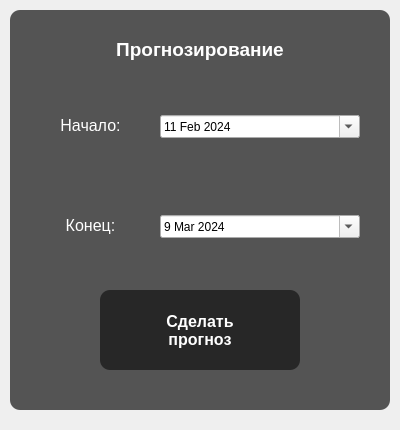
      <widget class="QWidget" name="forecast">
       <attribute name="title">
        <string>Прогнозирование</string>
       </attribute>
       <layout class="QHBoxLayout" name="horizontalLayout">
        <property name="spacing">
         <number>0</number>
        </property>
        <property name="leftMargin">
         <number>0</number>
        </property>
        <property name="topMargin">
         <number>0</number>
        </property>
        <property name="rightMargin">
         <number>0</number>
        </property>
        <property name="bottomMargin">
         <number>0</number>
        </property>
        <item>
         <widget class="QStackedWidget" name="background_4">
          <property name="autoFillBackground">
           <bool>false</bool>
          </property>
          <property name="styleSheet">
           <string notr="true">QStackedWidget{background-image: url('C:/Users/sasak/PycharmProjects/10_class_predprof/weather-photos/background/cloudy.png'); background-repeat: no-repeat; background-position: bottom; border-radius: 10%; background-width:700}</string>
          </property>
          <widget class="QWidget" name="stackedWidgetPage1_4">
           <layout class="QGridLayout" name="gridLayout_5" rowstretch="0" columnstretch="0">
            <property name="sizeConstraint">
             <enum>QLayout::SetDefaultConstraint</enum>
            </property>
            <property name="leftMargin">
             <number>0</number>
            </property>
            <property name="topMargin">
             <number>0</number>
            </property>
            <property name="rightMargin">
             <number>0</number>
            </property>
            <property name="bottomMargin">
             <number>0</number>
            </property>
            <property name="spacing">
             <number>0</number>
            </property>
            <item row="0" column="0">
             <widget class="QGroupBox" name="groupBox_6">
              <property name="minimumSize">
               <size>
                <width>400</width>
                <height>430</height>
               </size>
              </property>
              <property name="maximumSize">
               <size>
                <width>400</width>
                <height>430</height>
               </size>
              </property>
              <property name="font">
               <font>
                <kerning>true</kerning>
               </font>
              </property>
              <property name="autoFillBackground">
               <bool>false</bool>
              </property>
              <property name="styleSheet">
               <string notr="true">QGroupBox{border:r}</string>
              </property>
              <property name="title">
               <string/>
              </property>
              <widget class="QListWidget" name="listWidget_4">
               <property name="geometry">
                <rect>
                 <x>10</x>
                 <y>10</y>
                 <width>380</width>
                 <height>400</height>
                </rect>
               </property>
               <property name="minimumSize">
                <size>
                 <width>380</width>
                 <height>400</height>
                </size>
               </property>
               <property name="maximumSize">
                <size>
                 <width>380</width>
                 <height>400</height>
                </size>
               </property>
               <property name="styleSheet">
                <string notr="true">QListWidget{ background-color: rgba(20, 20, 20, 180); border-radius: 10%;}</string>
               </property>
              </widget>
              <widget class="QPushButton" name="make_forecast">
               <property name="geometry">
                <rect>
                 <x>100</x>
                 <y>290</y>
                 <width>200</width>
                 <height>80</height>
                </rect>
               </property>
               <property name="font">
                <font>
                 <pointsize>12</pointsize>
                 <weight>75</weight>
                 <bold>true</bold>
                </font>
               </property>
               <property name="styleSheet">
                <string notr="true">QPushButton{ background-color: rgba(20, 20, 20, 180); border-radius: 10%;color: white }</string>
               </property>
               <property name="text">
                <string>Сделать
прогноз</string>
               </property>
              </widget>
              <widget class="QDateEdit" name="forecast_begin">
               <property name="geometry">
                <rect>
                 <x>160</x>
                 <y>115</y>
                 <width>200</width>
                 <height>23</height>
                </rect>
               </property>
               <property name="dateTime">
                <datetime>
                 <hour>23</hour>
                 <minute>59</minute>
                 <second>59</second>
                 <year>2024</year>
                 <month>2</month>
                 <day>11</day>
                </datetime>
               </property>
               <property name="maximumDate">
                <date>
                 <year>2024</year>
                 <month>3</month>
                 <day>9</day>
                </date>
               </property>
               <property name="minimumDate">
                <date>
                 <year>2024</year>
                 <month>2</month>
                 <day>11</day>
                </date>
               </property>
               <property name="calendarPopup">
                <bool>true</bool>
               </property>
              </widget>
              <widget class="QLabel" name="label">
               <property name="geometry">
                <rect>
                 <x>10</x>
                 <y>10</y>
                 <width>380</width>
                 <height>78</height>
                </rect>
               </property>
               <property name="font">
                <font>
                 <pointsize>14</pointsize>
                 <weight>75</weight>
                 <bold>true</bold>
                </font>
               </property>
               <property name="styleSheet">
                <string notr="true">QLabel{color:white}</string>
               </property>
               <property name="text">
                <string>Прогнозирование</string>
               </property>
               <property name="alignment">
                <set>Qt::AlignCenter</set>
               </property>
              </widget>
              <widget class="QLabel" name="label_4">
               <property name="geometry">
                <rect>
                 <x>40</x>
                 <y>110</y>
                 <width>101</width>
                 <height>31</height>
                </rect>
               </property>
               <property name="font">
                <font>
                 <pointsize>12</pointsize>
                 <weight>50</weight>
                 <bold>false</bold>
                </font>
               </property>
               <property name="styleSheet">
                <string notr="true">QLabel{color:white}</string>
               </property>
               <property name="text">
                <string>Начало:</string>
               </property>
               <property name="alignment">
                <set>Qt::AlignCenter</set>
               </property>
              </widget>
              <widget class="QLabel" name="label_5">
               <property name="geometry">
                <rect>
                 <x>40</x>
                 <y>210</y>
                 <width>101</width>
                 <height>31</height>
                </rect>
               </property>
               <property name="font">
                <font>
                 <pointsize>12</pointsize>
                 <weight>50</weight>
                 <bold>false</bold>
                </font>
               </property>
               <property name="styleSheet">
                <string notr="true">QLabel{color:white}</string>
               </property>
               <property name="text">
                <string>Конец:</string>
               </property>
               <property name="alignment">
                <set>Qt::AlignCenter</set>
               </property>
              </widget>
              <widget class="QDateEdit" name="forecast_finish">
               <property name="geometry">
                <rect>
                 <x>160</x>
                 <y>215</y>
                 <width>200</width>
                 <height>23</height>
                </rect>
               </property>
               <property name="dateTime">
                <datetime>
                 <hour>23</hour>
                 <minute>59</minute>
                 <second>59</second>
                 <year>2024</year>
                 <month>3</month>
                 <day>9</day>
                </datetime>
               </property>
               <property name="maximumDate">
                <date>
                 <year>2024</year>
                 <month>3</month>
                 <day>9</day>
                </date>
               </property>
               <property name="minimumDate">
                <date>
                 <year>2024</year>
                 <month>2</month>
                 <day>11</day>
                </date>
               </property>
               <property name="calendarPopup">
                <bool>true</bool>
               </property>
              </widget>
             </widget>
            </item>
           </layout>
          </widget>
         </widget>
        </item>
       </layout>
      </widget>
